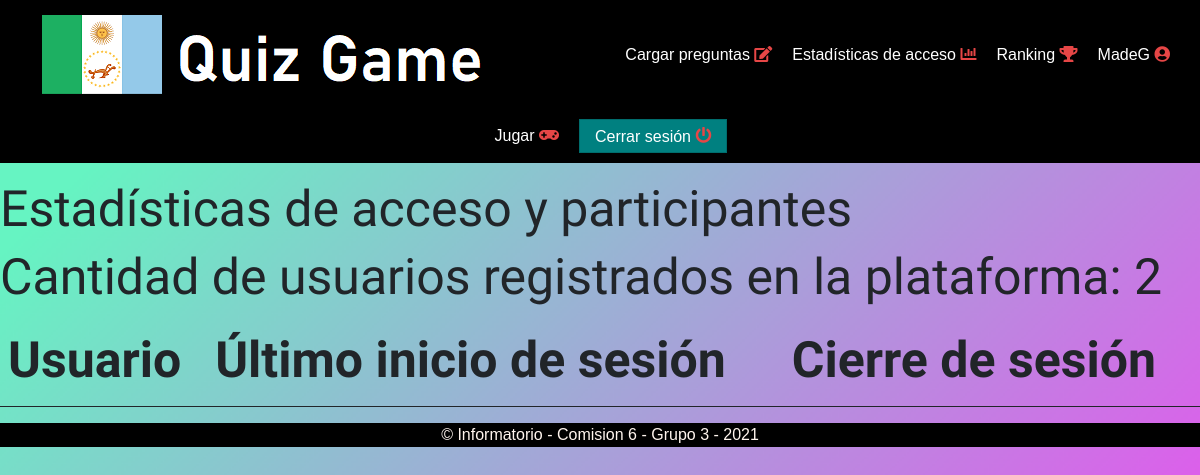
The page /estadisticas/ (signed in) on the database as committed earlier.
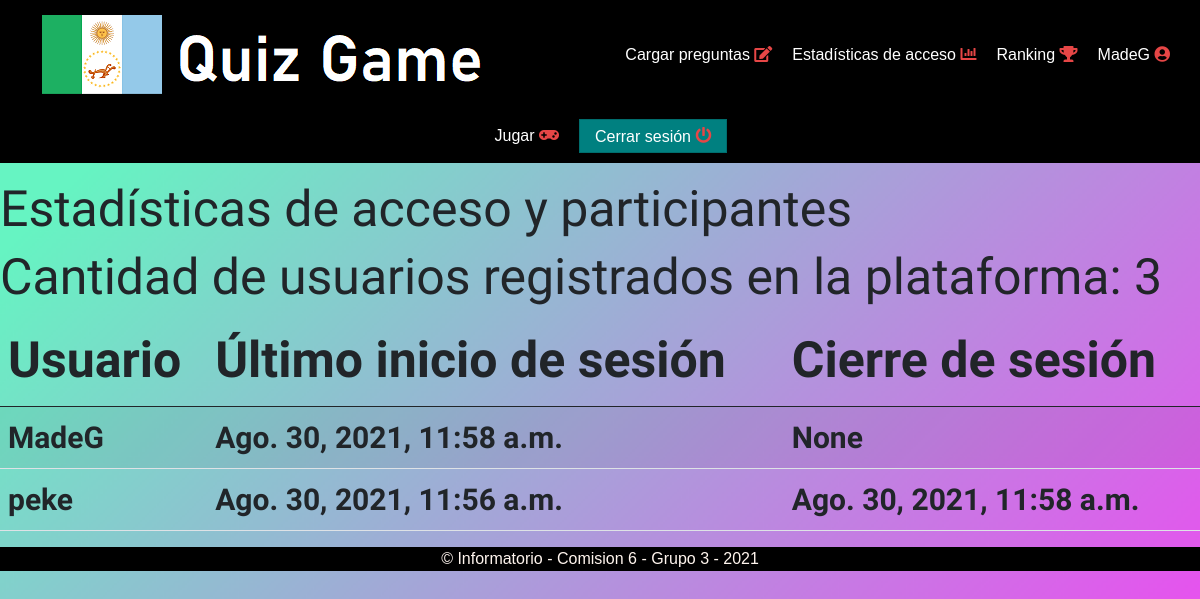
The same page on the database as committed later.
### preguntas/models.py (models this page shows)
class UserActivityLog(models.Model):
    user = models.ForeignKey(User, on_delete = models.CASCADE)
    login_date = models.DateTimeField(null = True)
    logout_date = models.DateTimeField(null = True)
    created = models.DateTimeField(auto_now_add = True, editable = False)
    class Meta:
        ordering = ['user', 'created']

### preguntas/views.py (the view)
# urls.py: path('estadisticas/', views.estadisticas, name='estadisticas'),
@login_required()
def estadisticas(request):
    usuarios = UserActivityLog.objects.order_by('-login_date')[:20]
    contador = User.objects.count()
    context = {
        'usuarios': usuarios,
        'contador': contador,
    }
    return render(request, 'quiz/estadisticas.html', context)

### templates/quiz/estadisticas.html (shortened to what this page needs)
{% extends 'base.html' %}
{% load static %}
{% block content %}
    <h1 class="efectos2">Estadísticas de acceso y participantes</h1>
    <h1 class="efectos2">Cantidad de usuarios registrados en la plataforma: {{ contador }}</h1>
    <table class = 'table table-striped table-bodered'>
        <thead>
             <tr class="efectos2">
                <th>Usuario</th>
                <th>Último inicio de sesión</th>
                <th>Cierre de sesión</th>
            </tr>
        </thead>
        <tbody>
            {% for user in usuarios %}
            <tr class="efectos3">
                <th>{{ user.user.username }}</th>
                <th>{{ user.login_date }}</th>
                <th>{{ user.logout_date }}</th>
            </tr>
            {% endfor %}
        </tbody>
    </table>
{% endblock %}

### templates/base.html (shortened to what this page needs)
{% load static %}
<!DOCTYPE html>
<html lang="en">
<head>
    <link href="https://cdn.jsdelivr.net/npm/bootstrap@5.1.0/dist/css/bootstrap.min.css" rel="stylesheet">
    <link rel="stylesheet" href="{% static 'css/style.css' %}">
    <link rel="stylesheet" href="https://use.fontawesome.com/releases/v5.15.4/css/all.css">
    <link rel="stylesheet" href="https://cdnjs.cloudflare.com/ajax/libs/animate.css/4.1.1/animate.min.css"/>
</head>
<body body onload="myFunction()">
    <header>
        <nav>
            <ul class="menu">
              <li class="logo"><a href="{% url 'inicio' %}"><img src="/static/img/quiz-principal.png" alt=""></a></li>
              <li class="item"><a href="/juego">Jugar <i class="fas fa-gamepad"></i></a></li>
              {% if user.is_staff %}
                <li class="">
                    <a href="{% url 'admin:index' %}">Cargar preguntas <i class="fas fa-edit"></i> </a>
                </li>
                <li>
                  <a href="{% url 'estadisticas' %}"> Estadísticas de acceso <i class="fas fa-chart-bar"></i></a>
                </li>
              {% endif %}
              {% if user.is_authenticated %}
              <li class="">
                  <a href="{% url 'ranking' %}">Ranking  <i class="fas fa-trophy"></i></a>
              </li>
              <li>
                <a href=""> {{ user.username }} <i class="fas fa-user-circle"></i></a>
              </li>
              <li class="item button">
                  <a href="{% url 'logout' %}">Cerrar sesión  <i class="fas fa-power-off"></i></a>
              </li>
              {% else %}
              <li class="item button">
                <a href="{% url 'login' %}">Iniciar sesión  <i class="fas fa-sign-in-alt"></i></a>
              </li>
              <li class="item button secondary">
                  <a href="{% url 'registro' %}">Registrarse  <i class="fas fa-user-plus"></i></a>
              {% endif %}
            </ul>
          </nav>
    </header>
        {% block content %}
        {% endblock %}
    <footer>
       © Informatorio - Comision 6 - Grupo 3 - 2021
    </footer>
</body>
</html>

### static/css/style.css (style rules this page uses)
* { box-sizing: border-box; padding: 0; margin: 0; text-decoration: none; }
body { font-family: sans-serif; background-size: cover; background-image: url(../img/fondo-quiz.png); }
nav { background: rgb(0, 0, 0); padding-right: 20px; }
ul { list-style-type: none; }
a { color: white; text-decoration: none; }
.menu li { font-size: 16px; padding: 15px 5px; white-space: nowrap; }
.logo a, .toggle a { font-size: 20px; }
.menu { display: flex; flex-wrap: wrap; justify-content: space-between; align-items: center; }
.item.button { order: 2; }
.item { width: 100%; text-align: center; order: 3; display: none; }
@media all and (min-width: 600px) { .menu { justify-content: center; } }
@media all and (min-width: 600px) { .logo { flex: 1; } }
@media all and (min-width: 600px) { .item.button { width: auto; order: 1; display: block; } }
@media all and (min-width: 600px) { .button a { padding: 7.5px 15px; background: teal; border: 1px #006d6d solid; } }
@media all and (min-width: 900px) { .item { display: block; width: auto; } }
@media all and (min-width: 900px) { .logo { order: 0; } }
@media all and (min-width: 900px) { .item { order: 1; } }
@media all and (min-width: 900px) { .button { order: 2; } }
@media all and (min-width: 900px) { .menu li { padding: 15px 10px; } }
@media all and (min-width: 900px) { .menu li.button { padding-right: 0; } }
footer { display: block; background: rgb(0, 0, 0); font-family: sans-serif; text-align: center; color: seashell; }
.fas { color: #e64646; }
.efectos2 { font-family: 'Teko', sans-serif; font-size: 50px; }
.efectos3 { font-family: 'Hina Mincho', serif; font-size: 30px; }

Rows that differ between the two databases and show on the page:
added UserActivityLog: user.username "MadeG", login_date "Ago. 30, 2021, 11:58 a.m.", logout_date "None"
added UserActivityLog: user.username "peke", login_date "Ago. 30, 2021, 11:56 a.m.", logout_date "Ago. 30, 2021, 11:58 a.m."
Other text that changed with them:
{{ contador }}: "2" → "3"
